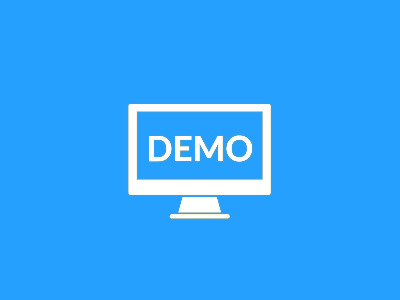
#> input picture OpenCV/demo.jpg, 400 x 300 px
$ python drawing_shapes_on_images.py
#> lines starting #> are read from the running program, lines starting #| are printed output that depends on the picture
import cv2

image=cv2.imread("demo.jpg",1)
#> image is the input picture: shape (300, 400, 3); mean B, G, R 253.2, 165.1, 49.3
cv2.circle(image,(200,200),100,(0,0,255),-1) #circle_on_image_( -1 is for filling circle with color )
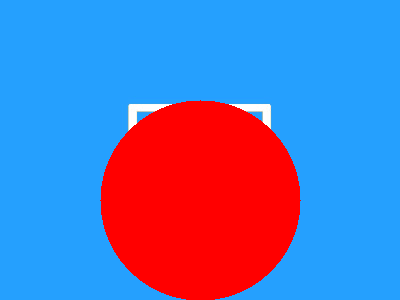
#> image: shape (300, 400, 3); mean B, G, R 187.4, 118.7, 95.5
cv2.rectangle(image,(0,0),(400,400),(0,255,0),4) #rectangle_on_image
font=cv2.FONT_HERSHEY_COMPLEX #FONT
cv2.putText(image,"hello",(100,100),font,4,(10,56,167)) #ADD_FONT_ON_IMAGE
cv2.line(image,(0,0),(400,400),(255,0,0),5) #cross_line_on_image
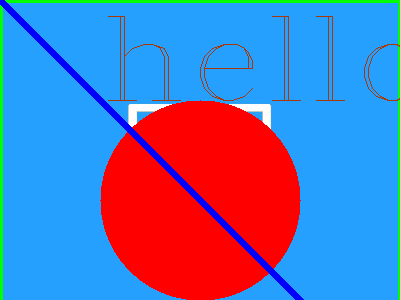
#> image: shape (300, 400, 3); mean B, G, R 182, 117.8, 92.9
cv2.imshow("image",image)
cv2.waitKey(0)
cv2.destroyAllWindows()
